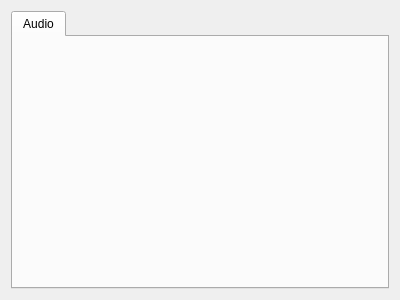
<?xml version="1.0" encoding="UTF-8"?>
<ui version="4.0">
 <class>PreferencesWidget</class>
 <widget class="QWidget" name="PreferencesWidget">
  <property name="geometry">
   <rect>
    <x>0</x>
    <y>0</y>
    <width>400</width>
    <height>300</height>
   </rect>
  </property>
  <property name="windowTitle">
   <string>Preferences</string>
  </property>
  <layout class="QVBoxLayout" name="verticalLayout">
   <item>
    <widget class="QTabWidget" name="preferences_tab_widget">
     <property name="currentIndex">
      <number>0</number>
     </property>
     <widget class="AudioPreferencesWidget" name="audio_preferences">
      <attribute name="title">
       <string>Audio</string>
      </attribute>
     </widget>
    </widget>
   </item>
  </layout>
 </widget>
 <customwidgets>
  <customwidget>
   <class>AudioPreferencesWidget</class>
   <extends>QWidget</extends>
   <header>pyfx.widgets.audio_preferences_widget</header>
   <container>1</container>
  </customwidget>
 </customwidgets>
 <resources/>
 <connections/>
</ui>
